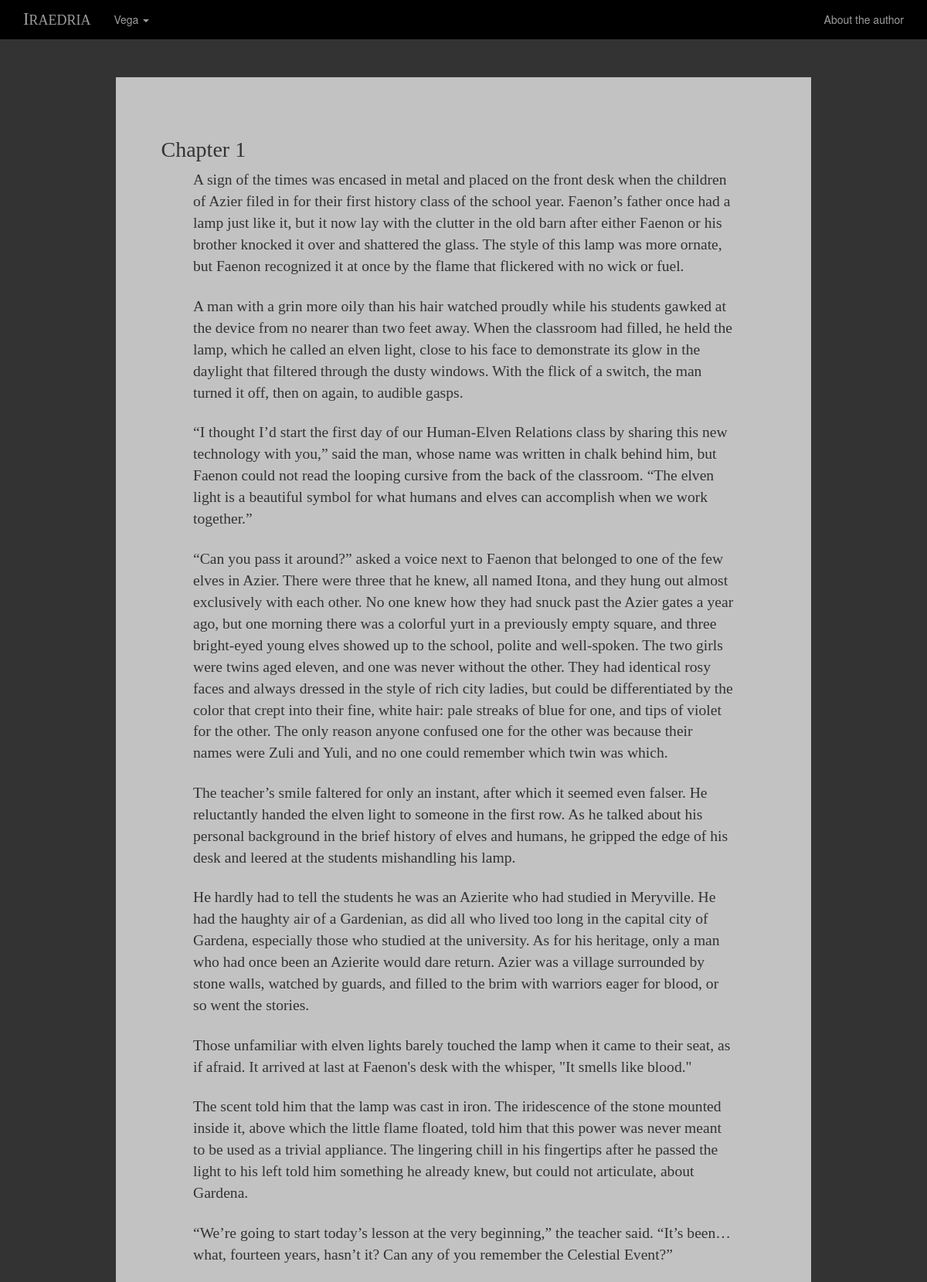
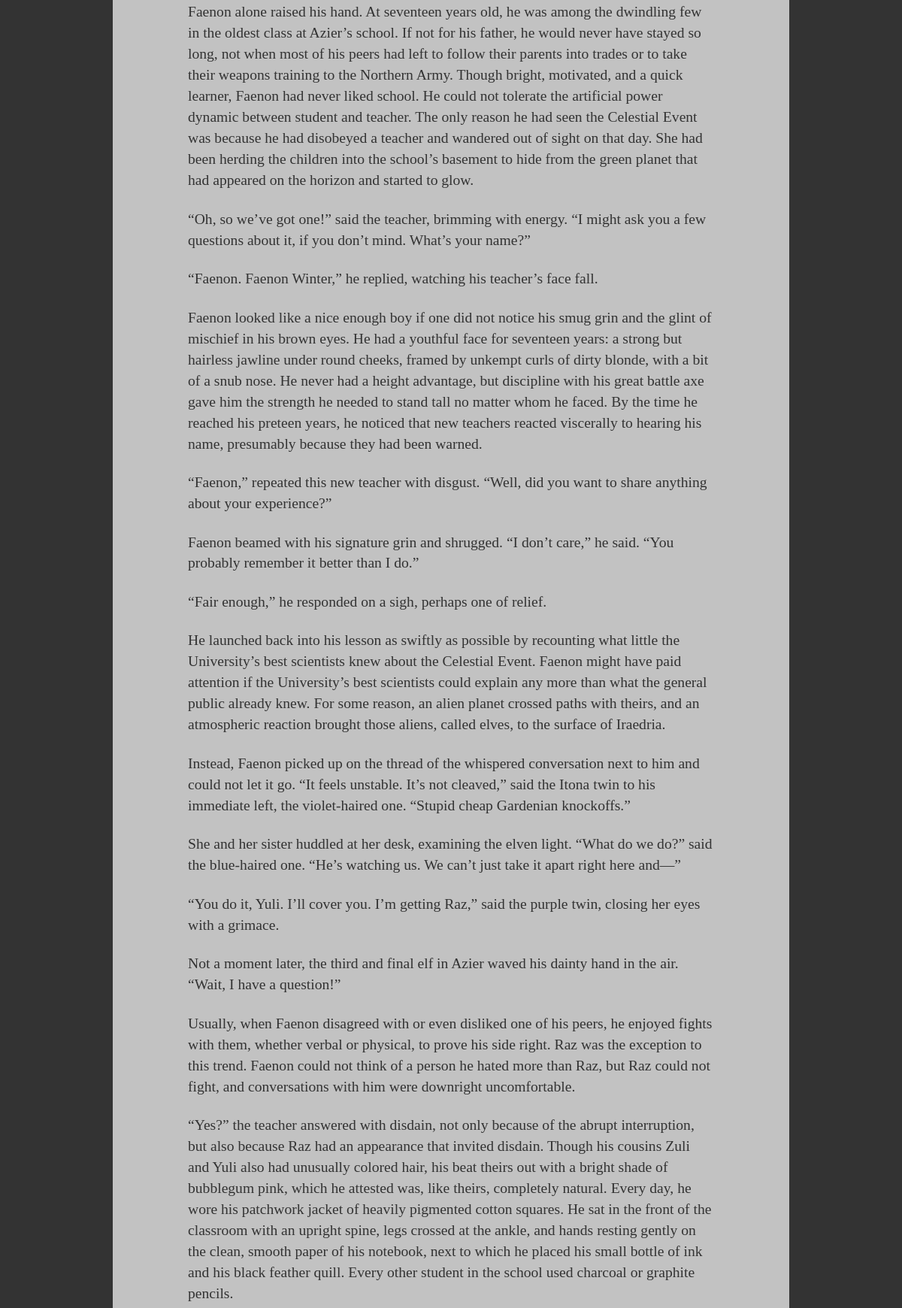
Page /vega/1 (upper part) on the committed database (2 pictures, top to bottom).
### app/models.py (models this page shows, shortened)
class Chapter(db.Model):
    __tablename__ = 'chapter'
    id = db.Column(db.Integer, primary_key=True)
    num = db.Column(db.Integer)
    text = db.Column(db.String)  # gave it no length parameter, let's see what happens?
    date_added = db.Column(db.Integer)
    date_modified = db.Column(db.Integer)
    booknum = db.Column(db.Integer)
    likes = db.Column(db.Integer)
    photo_url = db.Column(db.String)  # edit this column manually with the db viewer

### app/views.py (the view)
@app.route('/<book>/<int:num>')
def chapter(book, num):
    if num == 0:
        return redirect(url_for('prologue', book=book))
    try:
        bookenum = Book[book.lower()]
        c = Chapter.query.filter_by(num=num, booknum=bookenum.value).first()
        if c:
            return render_template("chapter.html", current=c, bookstr=book)
        abort(404)
    except KeyError:
        abort(404)

### templates/chapter.html (shortened to what this page needs)
{% extends 'base.html' %}
{% block content %}
        <div class="container chapter">
            <h2>Chapter {{ current.num }}</h2>
            {{ current.text|safe }}
        </div>
{% endblock %}

### templates/base.html (shortened to what this page needs)
<!DOCTYPE html>
<html lang="en">
<head>
<link href="https://maxcdn.bootstrapcdn.com/bootstrap/3.3.6/css/bootstrap.min.css" rel="stylesheet"/>
<link href="{{ url_for('static', filename='css/iraedria.css') }}" rel="stylesheet" type="text/css"/>
</head>
<body>
<div class="container-fluid" id="page">
        {% block content %}
        {% endblock %}
    </div>
<div class="navbar navbar-inverse navbar-fixed-top navbar-custom" role="navigation">
<div class="container">
<div class="navbar-header">
<a class="navbar-brand" href="/">
<span class="bigger">I</span>raedria
     </a>
</div>
<div class="navbar-collapse collapse">
<ul class="nav navbar-nav" id="chapter-list">
<li class="dropdown">
<a aria-expanded="false" aria-haspopup="true" class="dropdown-toggle" data-toggle="dropdown" href="#" role="button">
        Vega
        <span class="caret">
</span>
</a>
</li>
</ul>
<ul class="nav navbar-nav navbar-right">
<li>
<a href="http://ksadwin.com" target="_blank">
        About the author
       </a>
</li>
</ul>
</div>
</div>
</div>
</body>
</html>

### static/css/iraedria.css (style rules this page uses)
.navbar-brand { font-family: Garamond, serif; text-transform: uppercase; }
.navbar-custom { background-color: black; }
.bigger { font-size: 125%; }
#page { position: absolute; top: 0px; padding-top: 40px; width: 100%; background-color: rgba(0,0,0,.8); min-height: 100%; }
body, html { height: 100%; }
body { background-image: url(../img/forest.jpg); background-repeat: no-repeat; background-attachment: fixed; }
.chapter { background-color: rgba(255,255,255,.7); max-width: 900px; margin-top: 60px; margin-bottom: 60px; padding: 5%; }
.chapter p, .prologue p, .cover p { font-family: Garamond, serif; font-size: 1.4em; padding-bottom: 1.2em; max-width: 700px; margin: auto; }
h2 { font-family: Garamond, serif; font-size: 200%; }
a { color: white; }
a, a:link, a:visited, a:hover, a:active { text-decoration: none; }

### rows in the picture
Chapter: num "1", text "A sign of the times was encased in metal and placed on the front desk when the children of Azier filed in for their first history class of the school year. Faenon’s father once had a lamp just like it, but it now lay with the clutter in the old barn after either Faenon or his brother knocked it over and shattered the glass. The style of this lamp was more ornate, but Faenon recognized it at once by the flame that flickered with no wick or fuel. A man with a grin more oily than his hair watched proudly while his students gawked at the device from no nearer than two feet away. When the classroom had filled, he held the lamp, which he called an elven light, close to his face to demonstrate its…"
